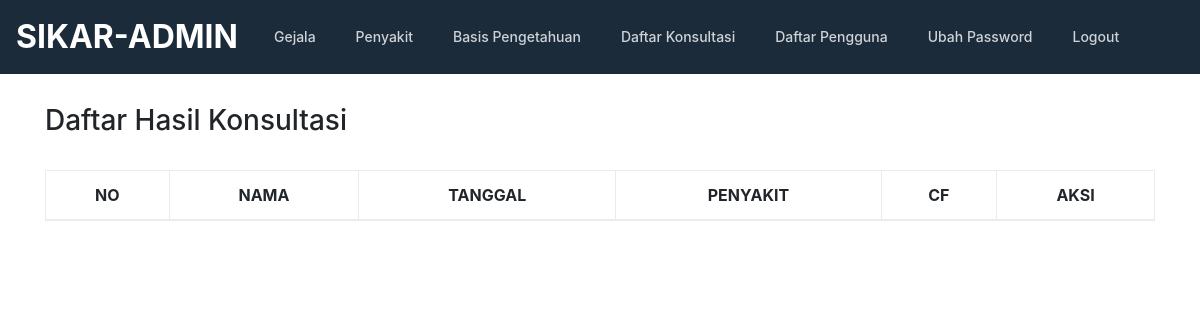
Before: /admin/konsultasi.php with the older database file.
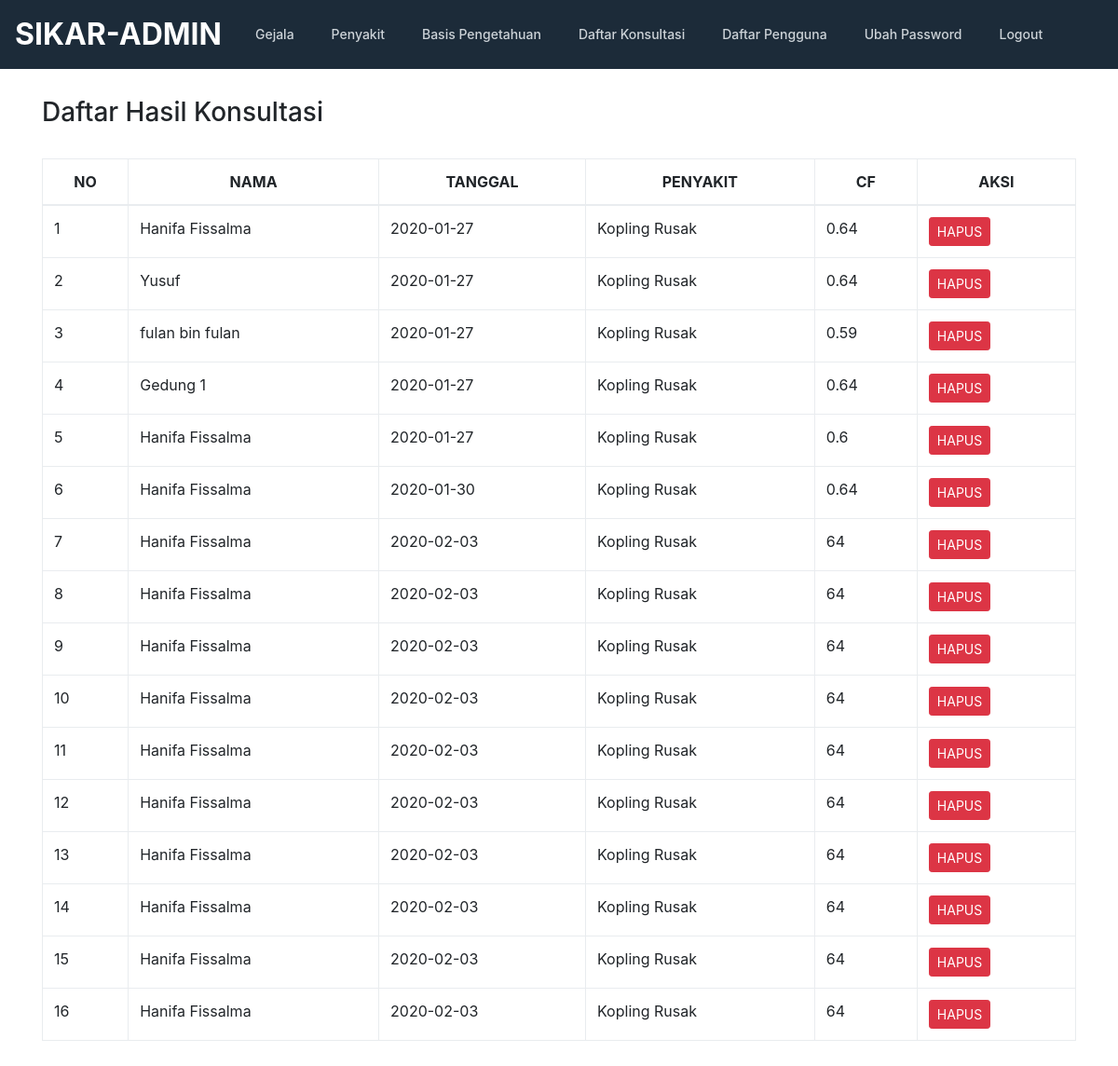
After: the same page with the newer database file.
### tables this page shows
CREATE TABLE `konsultasi` (
  `kode_konsultasi` int(11) NOT NULL,
  `nama` varchar(100) NOT NULL,
  `tanggal` date NOT NULL,
  `jenis_mobil` varchar(50) NOT NULL,
  `plat` varchar(20) NOT NULL,
  `penyakit` varchar(100) NOT NULL,
  `cf` float NOT NULL
);

### admin/konsultasi.php (the view, shortened to what this page needs)
<!doctype html>
<html lang="en">
  <head>
    <link href="../css/bootstrap.min.css" rel="stylesheet">
    <link href="../css/style.css" rel="stylesheet">
    <link href="../css/jquery.dataTables.min.css" rel="stylesheet"/>
  </head>
  <body>
    <?php include "header.php"; ?>
    <section>
      <div class="container">
        <div class="row">
            <div class="col-md-12">
              <h3>Daftar Hasil Konsultasi</h3>
              <br/>
              <div class="row">
                <div class="col-md-12">
                  <table class="table table-bordered table-hover" id="gejala" class="display" style="width:100%">
                    <thead>
                      <tr>
                        <th><center>NO</center></th>
                        <th><center>NAMA</center></th>
                        <th><center>TANGGAL</center></th>
                        <th><center>PENYAKIT</center></th>
                        <th><center>CF</center></th>
                        <th><center>AKSI</center></th>
                      </tr>
                    </thead>
                    <tbody>
                      <?php
                        include "../conn.php";
                        $query = mysqli_query($koneksi,"SELECT * FROM konsultasi ORDER BY kode_konsultasi ASC");
                        $no=0;
                        while ($data=mysqli_fetch_array($query)) {
                            $no++;
                      ?>
                      <tr>
                          <td><?php echo $no; ?></td>
                          <td><?php echo $data['nama']; ?></td>
                          <td><?php echo $data['tanggal']; ?></td>
                          <td><?php echo $data['penyakit']; ?></td>
                          <td><?php echo $data['cf']; ?></td>
                          <td>
                              <a  href="hapuskonsultasi.php?id=<?php echo $data['kode_konsultasi']; ?>" class="btn btn-sm btn-danger">HAPUS</a>
                          </td>
                      </tr>
                      <?php } ?>
                    </tbody>
                  </table>
                </div>
              </div>
            </div>
        </div>
      </div>
    </section>
  </body>
</html>

### admin/header.php (shortened to what this page needs)
<header class="masthead">
  <nav class="navbar navbar-expand-md navbar-light rounded">
    <a class="navbar-brand" href="index.php">SIKAR-ADMIN</a>
    <div class="collapse navbar-collapse ml-auto" id="navbarCollapse">
      <ul class="navbar-nav text-md-center">
        <li class="nav-item">
          <a class="nav-link" href="gejala.php">Gejala</a>
        </li>
        <li class="nav-item dropdown">
          <a class="nav-link" href="penyakit.php">Penyakit</a>
        </li>
        <li class="nav-item dropdown">
          <a class="nav-link" href="pengetahuan.php">Basis Pengetahuan</a>
        </li>
        <li class="nav-item dropdown">
          <a class="nav-link" href="konsultasi.php">Daftar Konsultasi</a>
        </li>
        <li class="nav-item dropdown">
          <a class="nav-link" href="pengguna.php">Daftar Pengguna</a>
        </li>
        <li class="nav-item dropdown">
          <a class="nav-link" href="ubah.php">Ubah Password</a>
        </li>
        <li class="nav-item dropdown">
          <a class="nav-link" href="logout.php">Logout</a>
        </li>
      </ul>
    </div>
  </nav>
</header>

### css/style.css (style rules this page uses)
.container { position: relative; overflow: hidden; }
.masthead { background:#1c2b39; }
.navbar-light .navbar-brand,.navbar-light .navbar-brand:hover { color: white; font-weight:700; font-size: 2rem; }
.masthead .navbar-light .navbar-nav > li > a { font-size: 14px; line-height: 22px; display: block; color: #cdd3d8; padding: 14px 0 17px 0; font-weight: 500; text-transform: capitalize; margin: 0 20px; border-top: 3px solid transparent; }
section { padding:30px 0; }

Changed rows visible on the page:
added konsultasi: nama "Hanifa Fissalma", tanggal "2020-01-27", penyakit "Kopling Rusak", cf "0.64"
added konsultasi: nama "Yusuf", tanggal "2020-01-27", penyakit "Kopling Rusak", cf "0.64"
added konsultasi: nama "fulan bin fulan", tanggal "2020-01-27", penyakit "Kopling Rusak", cf "0.59"
added konsultasi: nama "Gedung 1", tanggal "2020-01-27", penyakit "Kopling Rusak", cf "0.64"
added konsultasi: nama "Hanifa Fissalma", tanggal "2020-01-27", penyakit "Kopling Rusak", cf "0.6"
added konsultasi: nama "Hanifa Fissalma", tanggal "2020-01-30", penyakit "Kopling Rusak", cf "0.64"
added konsultasi: nama "Hanifa Fissalma", tanggal "2020-02-03", penyakit "Kopling Rusak", cf "64"
added konsultasi: nama "Hanifa Fissalma", tanggal "2020-02-03", penyakit "Kopling Rusak", cf "64"
added konsultasi: nama "Hanifa Fissalma", tanggal "2020-02-03", penyakit "Kopling Rusak", cf "64"
added konsultasi: nama "Hanifa Fissalma", tanggal "2020-02-03", penyakit "Kopling Rusak", cf "64"
added konsultasi: nama "Hanifa Fissalma", tanggal "2020-02-03", penyakit "Kopling Rusak", cf "64"
added konsultasi: nama "Hanifa Fissalma", tanggal "2020-02-03", penyakit "Kopling Rusak", cf "64"
added konsultasi: nama "Hanifa Fissalma", tanggal "2020-02-03", penyakit "Kopling Rusak", cf "64"
added konsultasi: nama "Hanifa Fissalma", tanggal "2020-02-03", penyakit "Kopling Rusak", cf "64"
added konsultasi: nama "Hanifa Fissalma", tanggal "2020-02-03", penyakit "Kopling Rusak", cf "64"
added konsultasi: nama "Hanifa Fissalma", tanggal "2020-02-03", penyakit "Kopling Rusak", cf "64"
